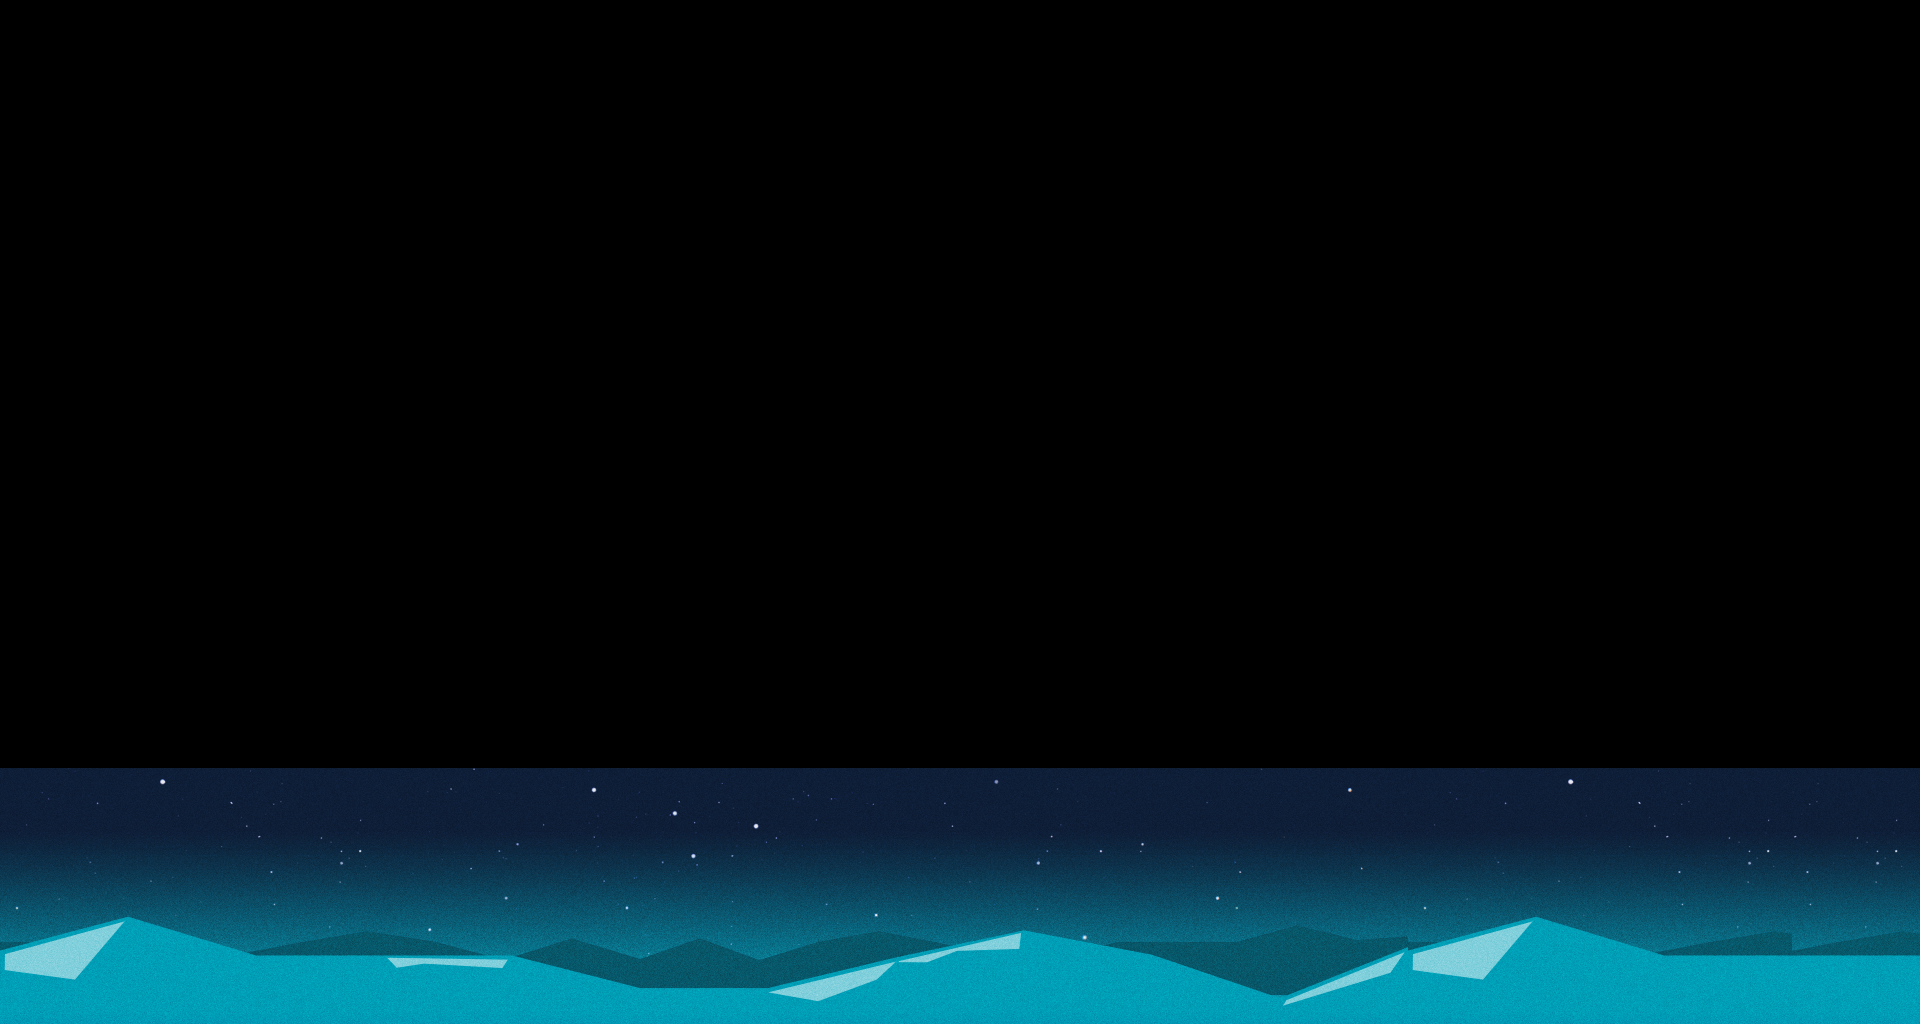

Rendered tile map (Tiled .tmx) drawn with the repository's tilesets; below, a short description and the full map source, tile grids included:
An orthogonal 15x8 tile map with 128x128 px tiles, 3 tile layers (BackgroudLayer, PlayerLayer, GameLayer), 2 tilesets.

<map version="1.0" tiledversion="1.1.0" orientation="orthogonal" renderorder="right-down" width="15" height="8" tilewidth="128" tileheight="128" infinite="0" nextobjectid="1">
 <tileset firstgid="1" source="tiles.tsx" />
 <tileset firstgid="65" source="template_assets_v1.tsx" />
 <layer name="BackgroudLayer" width="15" height="8">
  <data encoding="csv">
0,0,0,0,0,0,0,0,0,0,0,0,0,0,0,
0,0,0,0,0,0,0,0,0,0,0,0,0,0,0,
0,0,0,0,0,0,0,0,0,0,0,0,0,0,0,
0,0,0,0,0,0,0,0,0,0,0,0,0,0,0,
0,0,0,0,0,0,0,0,0,0,0,0,0,0,0,
0,0,0,0,0,0,0,0,0,0,0,0,0,0,0,
158,159,160,161,162,163,164,165,166,167,168,158,159,160,160,
173,174,175,176,177,178,179,180,181,182,183,173,174,175,175
</data>
 </layer>
 <layer name="PlayerLayer" width="15" height="8">
  <data encoding="csv">
0,0,0,0,0,0,0,0,0,0,0,0,0,0,0,
0,0,0,0,0,0,0,0,0,0,0,0,0,0,0,
0,0,0,0,0,0,0,0,0,0,0,0,0,0,0,
0,0,0,0,0,0,0,0,0,0,0,0,0,0,0,
0,0,0,0,0,0,0,0,0,0,0,0,0,0,0,
0,0,0,0,0,0,0,0,0,0,0,0,0,0,0,
0,0,0,0,0,0,0,0,0,0,0,0,0,0,0,
0,0,0,0,0,0,0,0,0,0,0,0,0,0,0
</data>
 </layer>
 <layer name="GameLayer" width="15" height="8">
  <data encoding="csv">
0,0,0,0,0,0,0,0,0,0,0,0,0,0,0,
0,0,0,0,0,0,0,0,0,0,0,0,0,0,0,
0,0,0,0,0,0,0,0,0,0,0,0,0,0,0,
0,0,0,0,0,0,0,0,0,0,0,0,0,0,0,
0,0,0,0,0,0,0,0,0,0,0,0,0,0,0,
0,0,0,0,0,0,0,0,0,0,0,0,0,0,0,
0,0,0,0,0,0,0,0,0,0,0,0,0,0,0,
0,0,0,0,0,0,0,0,0,0,0,0,0,0,0
</data>
 </layer>
</map>
